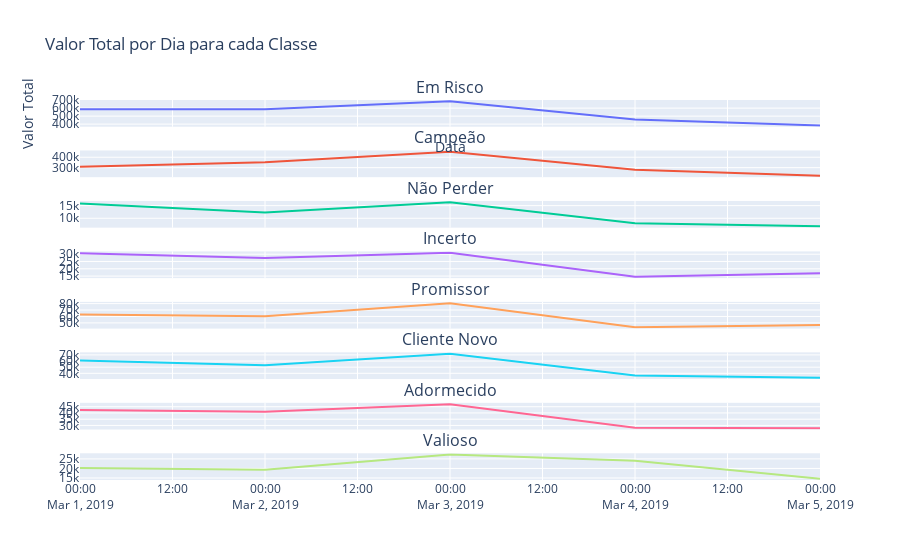

Notebook cell for this chart:
### Code cell
fig.update_layout(
    height=180*len(df['Classe'].unique()),  # Ajustar a altura da figura conforme o número de classes
    title_text="Valor Total por Dia para cada Classe",
    xaxis=dict(title="Data"),
    yaxis=dict(title="Valor Total"),
    showlegend=False  # Se quiser mostrar a legenda, altere para True
)
fig.show()

### Figure 1 — Plotly figure (JSON) as saved in the notebook; plotly's stock layout.template omitted (floating-point values rounded to 4 significant figures)
{"data": [{"mode": "lines", "name": "Em Risco", "type": "scatter", "x": ["2019-03-01", "2019-03-02", "2019-03-03", "2019-03-04", "2019-03-05"], "xaxis": "x", "y": [586500.0, 586200.0, 685000.0, 458400.0, 384200.0], "yaxis": "y"}, {"mode": "lines", "name": "Campeão", "type": "scatter", "x": ["2019-03-01", "2019-03-02", "2019-03-03", "2019-03-04", "2019-03-05"], "xaxis": "x2", "y": [308200.0, 352300.0, 452300.0, 280100.0, 221300.0], "yaxis": "y2"}, {"mode": "lines", "name": "Não Perder", "type": "scatter", "x": ["2019-03-01", "2019-03-02", "2019-03-03", "2019-03-04", "2019-03-05"], "xaxis": "x3", "y": [15890.0, 12330.0, 16340.0, 8067.0, 6809.0], "yaxis": "y3"}, {"mode": "lines", "name": "Incerto", "type": "scatter", "x": ["2019-03-01", "2019-03-02", "2019-03-03", "2019-03-04", "2019-03-05"], "xaxis": "x4", "y": [30690.0, 27340.0, 31000.0, 14520.0, 17000.0], "yaxis": "y4"}, {"mode": "lines", "name": "Promissor", "type": "scatter", "x": ["2019-03-01", "2019-03-02", "2019-03-03", "2019-03-04", "2019-03-05"], "xaxis": "x5", "y": [62900.0, 60410.0, 80630.0, 43210.0, 46650.0], "yaxis": "y5"}, {"mode": "lines", "name": "Cliente Novo", "type": "scatter", "x": ["2019-03-01", "2019-03-02", "2019-03-03", "2019-03-04", "2019-03-05"], "xaxis": "x6", "y": [60710.0, 53210.0, 72040.0, 36470.0, 32780.0], "yaxis": "y6"}, {"mode": "lines", "name": "Adormecido", "type": "scatter", "x": ["2019-03-01", "2019-03-02", "2019-03-03", "2019-03-04", "2019-03-05"], "xaxis": "x7", "y": [42280.0, 40940.0, 47070.0, 28200.0, 27780.0], "yaxis": "y7"}, {"mode": "lines", "name": "Valioso", "type": "scatter", "x": ["2019-03-01", "2019-03-02", "2019-03-03", "2019-03-04", "2019-03-05"], "xaxis": "x8", "y": [20260.0, 19290.0, 27240.0, 23980.0, 14650.0], "yaxis": "y8"}], "layout": {"annotations": [{"font": {"size": 16}, "showarrow": false, "text": "Em Risco", "x": 0.5, "xanchor": "center", "xref": "paper", "y": 1, "yanchor": "bottom", "yref": "paper"}, {"font": {"size": 16}, "showarrow": false, "text": "Campeão", "x": 0.5, "xanchor": "center", "xref": "paper", "y": 0.8672, "yanchor": "bottom", "yref": "paper"}, {"font": {"size": 16}, "showarrow": false, "text": "Não Perder", "x": 0.5, "xanchor": "center", "xref": "paper", "y": 0.7344, "yanchor": "bottom", "yref": "paper"}, {"font": {"size": 16}, "showarrow": false, "text": "Incerto", "x": 0.5, "xanchor": "center", "xref": "paper", "y": 0.6016, "yanchor": "bottom", "yref": "paper"}, {"font": {"size": 16}, "showarrow": false, "text": "Promissor", "x": 0.5, "xanchor": "center", "xref": "paper", "y": 0.4688, "yanchor": "bottom", "yref": "paper"}, {"font": {"size": 16}, "showarrow": false, "text": "Cliente Novo", "x": 0.5, "xanchor": "center", "xref": "paper", "y": 0.3359, "yanchor": "bottom", "yref": "paper"}, {"font": {"size": 16}, "showarrow": false, "text": "Adormecido", "x": 0.5, "xanchor": "center", "xref": "paper", "y": 0.2031, "yanchor": "bottom", "yref": "paper"}, {"font": {"size": 16}, "showarrow": false, "text": "Valioso", "x": 0.5, "xanchor": "center", "xref": "paper", "y": 0.07031, "yanchor": "bottom", "yref": "paper"}], "autosize": true, "showlegend": false, "title": {"text": "Valor Total por Dia para cada Classe"}, "xaxis": {"anchor": "y", "autorange": true, "domain": [0, 1], "matches": "x8", "range": ["2019-03-01", "2019-03-05"], "showticklabels": false, "title": {"text": "Data"}, "type": "date"}, "xaxis2": {"anchor": "y2", "autorange": true, "domain": [0, 1], "matches": "x8", "range": ["2019-03-01", "2019-03-05"], "showticklabels": false, "type": "date"}, "xaxis3": {"anchor": "y3", "autorange": true, "domain": [0, 1], "matches": "x8", "range": ["2019-03-01", "2019-03-05"], "showticklabels": false, "type": "date"}, "xaxis4": {"anchor": "y4", "autorange": true, "domain": [0, 1], "matches": "x8", "range": ["2019-03-01", "2019-03-05"], "showticklabels": false, "type": "date"}, "xaxis5": {"anchor": "y5", "autorange": true, "domain": [0, 1], "matches": "x8", "range": ["2019-03-01", "2019-03-05"], "showticklabels": false, "type": "date"}, "xaxis6": {"anchor": "y6", "autorange": true, "domain": [0, 1], "matches": "x8", "range": ["2019-03-01", "2019-03-05"], "showticklabels": false, "type": "date"}, "xaxis7": {"anchor": "y7", "autorange": true, "domain": [0, 1], "matches": "x8", "range": ["2019-03-01", "2019-03-05"], "showticklabels": false, "type": "date"}, "xaxis8": {"anchor": "y8", "autorange": true, "domain": [0, 1], "range": ["2019-03-01", "2019-03-05"], "type": "date"}, "yaxis": {"anchor": "x", "autorange": true, "domain": [0.9297, 1], "range": [367500.0, 701700.0], "title": {"text": "Valor Total"}, "type": "linear"}, "yaxis2": {"anchor": "x2", "autorange": true, "domain": [0.7969, 0.8672], "range": [208400.0, 465100.0], "type": "linear"}, "yaxis3": {"anchor": "x3", "autorange": true, "domain": [0.6641, 0.7344], "range": [6279.0, 16870.0], "type": "linear"}, "yaxis4": {"anchor": "x4", "autorange": true, "domain": [0.5312, 0.6016], "range": [13600.0, 31920.0], "type": "linear"}, "yaxis5": {"anchor": "x5", "autorange": true, "domain": [0.3984, 0.4688], "range": [41140.0, 82700.0], "type": "linear"}, "yaxis6": {"anchor": "x6", "autorange": true, "domain": [0.2656, 0.3359], "range": [30600.0, 74220.0], "type": "linear"}, "yaxis7": {"anchor": "x7", "autorange": true, "domain": [0.1328, 0.2031], "range": [26710.0, 48150.0], "type": "linear"}, "yaxis8": {"anchor": "x8", "autorange": true, "domain": [0, 0.07031], "range": [13950.0, 27940.0], "type": "linear"}}}
